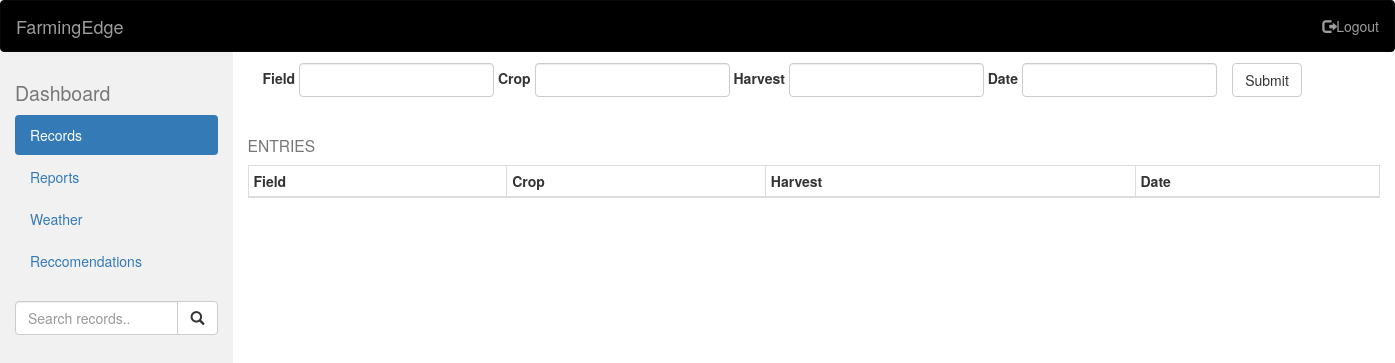
The page /dashboard (signed in) on the database as committed earlier.
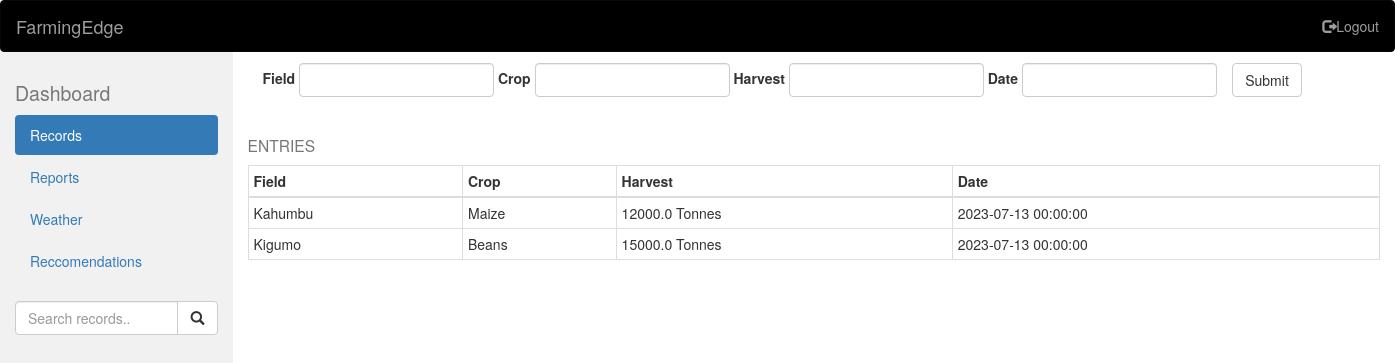
The same page on the database as committed later.
### App/models.py (models this page shows)
class Field(db.Model):
    id = db.Column(db.Integer, primary_key=True)
    name = db.Column(db.String(150))
    location = db.Column(db.String(150))
    size = db.Column(db.Float)
    crop_id = db.Column(db.Integer, db.ForeignKey('crop.id'))
    crop = db.relationship('Crop', backref='fields')

class Crop(db.Model):
    id = db.Column(db.Integer, primary_key=True)
    name = db.Column(db.String(150))
    description = db.Column(db.Text)
    user_id = db.Column(db.Integer, db.ForeignKey('user.id'))
    user = db.relationship('User', backref='crops')

class Harvest(db.Model):
    id = db.Column(db.Integer, primary_key=True)
    crop_yield = db.Column(db.Float)
    date = db.Column(db.DateTime)
    field_id = db.Column(db.Integer, db.ForeignKey('field.id'))
    field = db.relationship('Field', backref='harvests')

### App/views.py (the view, shortened to what this page needs)
@views.route('/dashboard', strict_slashes=False, methods=['GET', 'POST'])
def dashboard():
    crops = Crop.query.filter_by(user_id=current_user.id).all()
    return render_template('dashboard.html', crops=crops)

### App/__init__.py (called while the page is built)
def create_app():
    app = Flask(__name__, static_folder='static')
    app.config['SECRET_KEY'] = 'uzumaki naruto'
    app.config['SQLALCHEMY_DATABASE_URI'] = f'sqlite:///{DB_NAME}'
    db.init_app(app)
    from .views import views
    from .auth import auth
    app.register_blueprint(views, url_prefix='/')
    app.register_blueprint(auth, url_prefix='/')
    from .models import User, Crop, Harvest, Field
    create_database(app)
    login_manager = LoginManager()
    login_manager.login_view = 'auth.login'
    login_manager.init_app(app)
    @login_manager.user_loader
    def load_user(id):
        return User.query.get(int(id))
    return app

### App/templates/dashboard.html (shortened to what this page needs)
<!DOCTYPE html>
<html lang="en">
<head>
    <link rel="stylesheet" href="https://maxcdn.bootstrapcdn.com/bootstrap/3.4.1/css/bootstrap.min.css">
</head>
<body>
    <nav class="navbar navbar-inverse">
        <div class="container-fluid">
            <div class="navbar-header">
                <a class="navbar-brand" href="#">FarmingEdge</a>
            </div>
            <ul class="nav navbar-nav navbar-right">
                <li><a href="/logout"><span class="glyphicon glyphicon-log-out"></span>Logout</a></li>
            </ul>
        </div>
    </nav>
    <div class="container-fluid">
        <div class="row content">
            <div class="col-sm-2 sidenav">
                <h2><small>Dashboard</small></h2>
                <ul class="nav nav-pills nav-stacked">
                    <li class="active"><a href="#section1">Records</a></li>
                    <li><a href="#section2">Reports</a></li>
                    <li><a href="#section3">Weather</a></li>
                    <li><a href="#section3">Reccomendations</a></li>
                </ul><br>
                <div class="input-group">
                    <input type="text" class="form-control" placeholder="Search records..">
                    <span class="input-group-btn">
                        <button class="btn btn-default" type="button">
                            <span class="glyphicon glyphicon-search"></span>
                        </button>
                    </span>
                </div>
            </div>
            <div class="col-sm-10">
                <form class="form-inline container" action="{{ url_for('views.dashboard') }}" method="POST">
                    <div class="form-group">
                        <label for="field">Field</label>
                        <input type="text" class="form-control" id="field" name="field">
                    </div>
                    <div class="form-group">
                        <label for="crop">Crop</label>
                        <input type="text" class="form-control" id="crop" name="crop">
                    </div>
                    <div class="form-group">
                        <label for="harvest">Harvest</label>
                        <input type="text" class="form-control" id="harvest" name="harvest">
                    </div>
                    <div class="form-group">
                        <label for="date">Date</label>
                        <input type="text" class="form-control" id="date" name="date">
                    </div>
                    <button type="submit" class="btn btn-default">Submit</button>
                </form>
                <h3><small>ENTRIES</small></h3>
                <table class="table table-stripped table-bordered table-condensed table-hover">
                    <thead>
                        <tr>
                            <th>Field</th>
                            <th>Crop</th>
                            <th>Harvest</th>
                            <th>Date</th>
                        </tr>
                    </thead>
                    <tbody>
                        {% for crop in crops %}
                        {% for field in crop.fields %}
                        {% for harvest in field.harvests %}
                        <tr>
                            <td>{{ field.name }}</td>
                            <td>{{ crop.name }}</td>
                            <td>{{ harvest.crop_yield }} Tonnes</td>
                            <td>{{ harvest.date }}</td>
                        </tr>
                        {% endfor %}
                        {% endfor %}
                        {% endfor %}
                    </tbody>
                </table>
            </div>
        </div>
    </div>
</body>
</html>

### App/templates/dashboard.html (style rules this page uses)
.btn { margin: 1%; }
.navbar { background-color: black; margin-bottom: 0%; }
.row.content { height: 1500px }
.sidenav { background-color: #f1f1f1; height: 100%; }

Rows that differ between the two databases and show on the page:
added Crop: name "Maize"
added Field: name "Kahumbu"
added Harvest: crop_yield "12000.0", date "2023-07-13 00:00:00"
added Crop: name "Beans"
added Field: name "Kigumo"
added Harvest: crop_yield "15000.0", date "2023-07-13 00:00:00"
